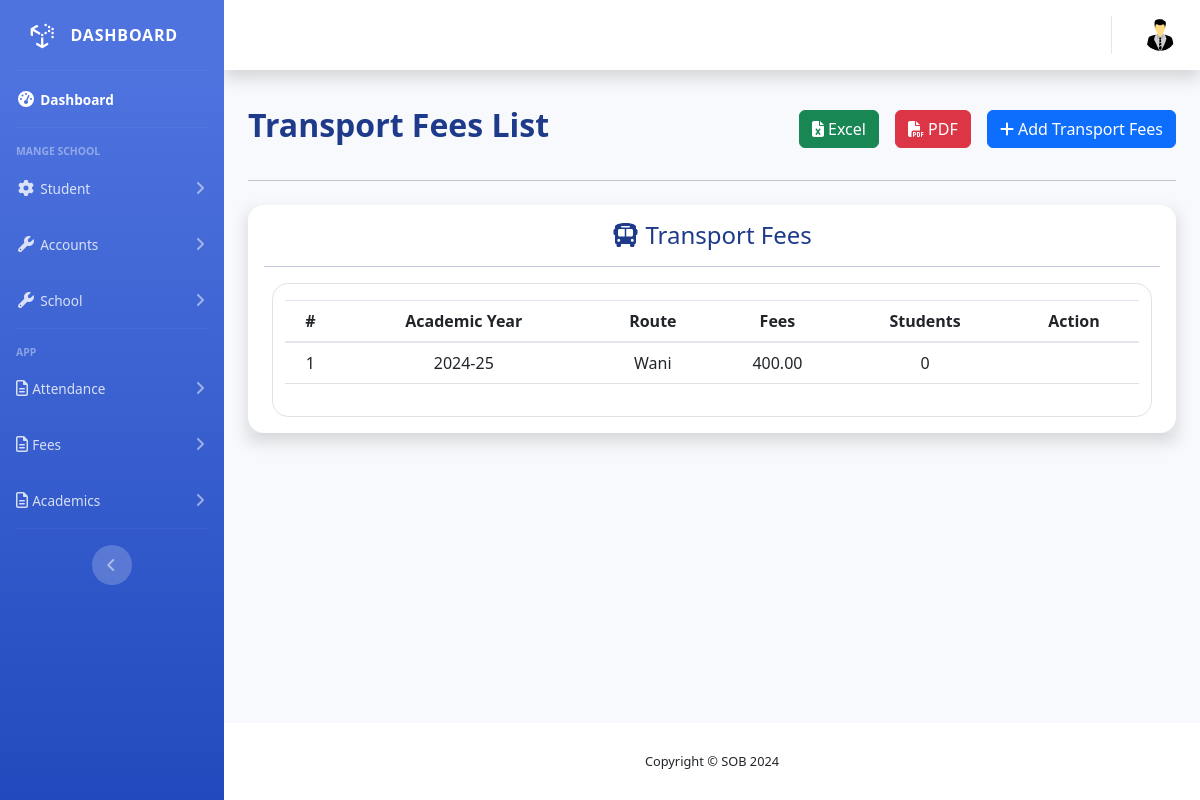
The page /fees/fees-tranports/ on the database its author committed.
### school_fees/models.py (models this page shows, shortened)
class TransportFees(models.Model):
    academic_year = models.ForeignKey(AcademicYear, on_delete=models.PROTECT, related_name='bus_fees')
    bus_route = models.CharField(max_length=100, verbose_name='Bus Route')
    transport_fee = models.DecimalField(max_digits=10, decimal_places=2, verbose_name="Fare")
    history = HistoricalRecords()

### core/models.py (models this page shows, shortened)
class AcademicYear(models.Model):
    name = models.CharField(max_length=8, unique=True)
    start_date = models.DateField()
    end_date = models.DateField()
    is_active = models.BooleanField(default=False)
    def __str__(self):
        return self.name

### school_fees/views.py (the view, shortened to what this page needs)
# urls.py: path('fees-tranports/', TransportFeesView.as_view(), name="fees-traport-list"),
class TransportFeesView(CreateView):
    model = TransportFees
    template_name = 'school_fees/tranport_fees_list.html'  # Template to render the list of students
    form_class = TranportFeesForm
    success_url = '/fees/fees-tranports/'  # Redirect to the list view
    def get_context_data(self, **kwargs):
        context = super().get_context_data(**kwargs)
        context['busroutes'] = TransportFees.objects.all().order_by('-id')
        return context

### school_fees/templates/school_fees/tranport_fees_list.html (shortened to what this page needs)
{% extends "base.html" %}
{% load static %}
{% load humanize %}
{% block head %}
<link rel="stylesheet" href="https://cdnjs.cloudflare.com/ajax/libs/twitter-bootstrap/5.3.0/css/bootstrap.min.css">
<link rel="stylesheet" href="https://cdn.datatables.net/2.1.8/css/dataTables.bootstrap5.css">
{% endblock head %}
{% block main %}
<div class="container">
  <div class="d-flex justify-content-between align-items-center">
    <h2 class="fw-bold text-start" style="color:#1E3A8A;">Transport Fees List</h2>
    <div class="d-flex">
      <div class="my-3 ms-2 ms-md-3">
        <a href="{% url 'student-list' %}">
          <button type="button" id="filter-btn" class="btn btn-success bg-success">
            <i class="fa-solid fa-file-excel"></i> Excel
          </button>
        </a>
      </div>
      <div class="my-3 ms-2 ms-md-3">
        <a href="{% url 'student-list' %}">
          <button type="button" id="filter-btn" class="btn btn-danger bg-danger">
            <i class="fa-solid fa-file-pdf"></i> PDF
          </button>
        </a>
      </div>
      <div class="my-3 ms-2 ms-md-3">
          <button class="btn btn-primary bg-primary" data-bs-toggle="modal" data-bs-target="#addFeesStructureModal">
            <i class="fa-solid fa-plus"></i> Add Transport Fees
          </button>
      </div>
    </div>
  </div>
  <hr>
                <div class="row">
                  <div class="col my-2">
                      <div class="table-responsive shadow" >
                          <div class="card border-0 rounded-4 shadow-lg">
                              <div class="card-body">
                              <h4 style="color:#1E3A8A;" class="text-center"><i class="fa-solid fa-bus"></i> Transport Fees</h4>
                              <hr class="" style="color:#1E3A8A;">
                                  <div class="row border rounded-4 mx-2">
                                  <div class="col-12">
                                      <div class="table-responsive my-3">
                                          <table id="feeStructureTable" class="table" style="width:100%">
                                            <thead>
                                                <tr class="text-center">
                                                  <th class="text-center">#</th>
                                                  <th class="text-center">Academic Year</th>
                                                  <th class="text-center">Route</th>
                                                  <th class="text-center">Fees</th>
                                                  <th class="text-center">Students</th>
                                                  <th class="text-center">Action</th>
                                                </tr>
                                            </thead>
                                            <tbody>
                                              {% for route in busroutes %}
                                                <tr>
                                                    <td class="text-center">{{forloop.counter}}</td>
                                                    <td class="text-center">{{route.academic_year}}</td>
                                                    <td class="text-center">{{route.bus_route}}</td>
                                                    <td class="text-center">{{route.transport_fee}}</td>
                                                    <td class="text-center">{{route.fees_collection.all.count}}</td>
                                                    <td class="text-center">
                                                  </td>
                                                </tr>
                                              {% endfor %}
                                            </tbody>
                                          </table>
                                        </div>
                                  </div>
                                  </div>
                              </div>
                          </div>
                      </div>
                  </div>
              </div>
        </div>
{% endblock main %}

### rows shown on the page
TransportFees: academic_year "2024-25", bus_route "Wani", transport_fee "400.00", fees_collection.all.count "0"
